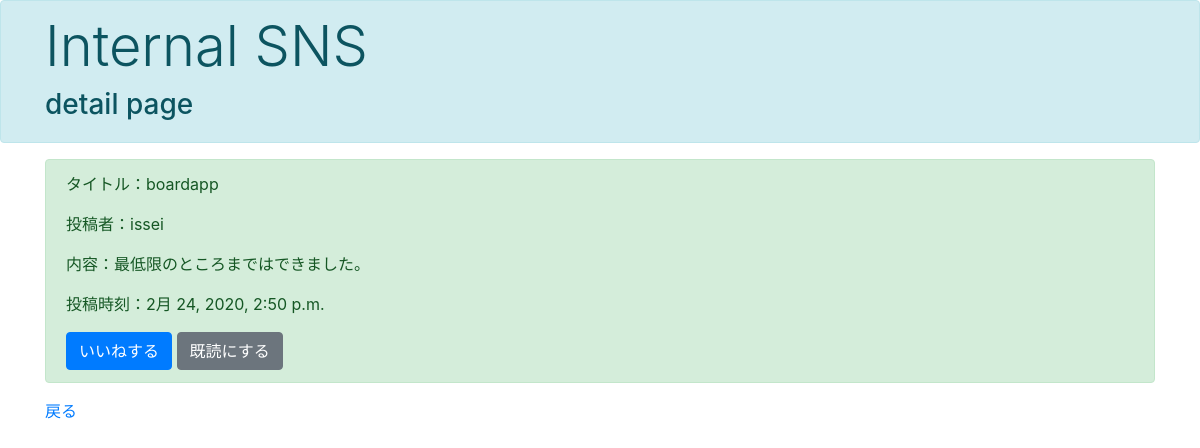
/boardapp/detail/4, run on an earlier commit of the app's database.
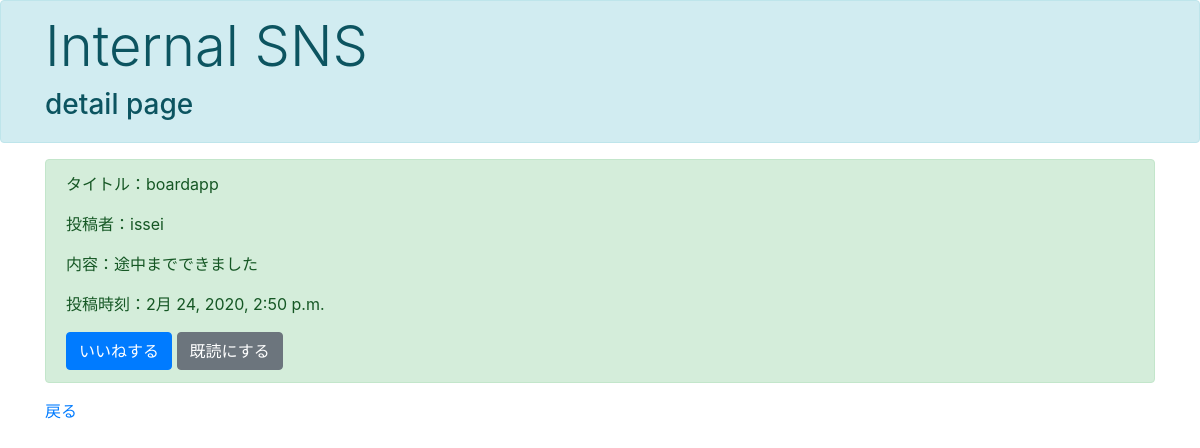
And on a later commit of the database.
### boardapp/models.py (models this page shows, shortened)
class BoardModel(models.Model):
    title = models.CharField(max_length=100)
    content = models.TextField()
    author = models.CharField(max_length=100)
    images = models.ImageField(upload_to='',null=True,blank=True)
    good = models.IntegerField(null=True,blank=True, default=0)
    read = models.IntegerField(null=True,blank=True, default=0)
    readtext = models.CharField(max_length=200,null=True,blank=True, default='s')
    maketime = models.DateTimeField(default=timezone.now)

### boardapp/views.py (the view)
# urls.py: path('detail/<int:pk>',views.BoardDetail.as_view(),name='boarddetail'),
class BoardDetail(DetailView):
    template_name='boardapp/detail.html'
    model = models.BoardModel

### boardapp/templates/boardapp/detail.html (shortened to what this page needs)
{% extends 'boardapp/base.html' %}
{% block header %}
<h3>detail page</h3>
{% endblock header %}
{% block content %}
<div class='container'>
  <div class="alert alert-success" role="alert">
    <p>タイトル：{{ object.title }}</p>
    <p>投稿者：{{ object.author }}</p>
    <p>内容：{{ object.content }}</p>
    <p>投稿時刻：{{object.maketime}}</p>
    <a href="{% url 'boardgood' object.pk %}" class="btn btn-primary" role="button" aria-pressed="true">いいねする</a>
    <a href="{% url 'boardread' object.pk %}" class="btn btn-secondary" role="button" aria-pressed="true">既読にする</a>
  </div>
  <a href="{% url 'boardlist' %}">戻る</a>
</div>
{% endblock content %}

What changed in the data, as far as the page shows it:
changed BoardModel "boardapp": content "最低限のところまではできました。" → "途中までできました"
